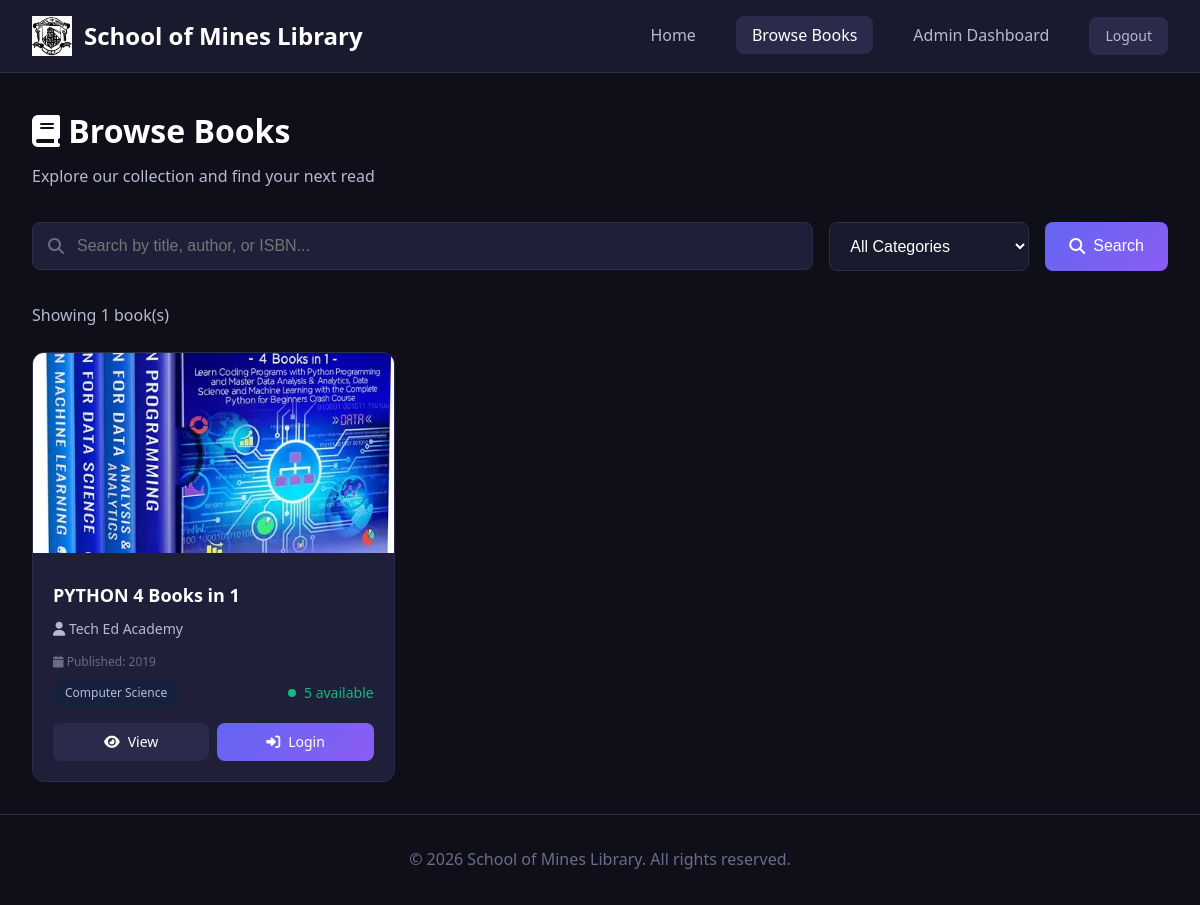
/books (signed in), run on the app's committed database.
### app.py (models this page shows)
class Book(db.Model):
    id = db.Column(db.Integer, primary_key=True)
    title = db.Column(db.String(200), nullable=False)
    author = db.Column(db.String(100), nullable=False)
    author_born_year = db.Column(db.Integer)
    author_died_year = db.Column(db.Integer)  # Optional - None if still alive
    book_published_year = db.Column(db.Integer)
    author_description= db.Column(db.Text)
    isbn = db.Column(db.String(50), unique=True, nullable=False)
    branch_category= db.Column(db.String(100), nullable=False)
    cover_image = db.Column(db.String(500))  # Store Cloudinary URL (up to 500 chars)
    total_copies = db.Column(db.Integer, default=1)
    available_copies = db.Column(db.Integer, default=1)
    created_at = db.Column(db.DateTime, default=datetime.utcnow)
    reservations = db.relationship('Reservation', backref='book', lazy=True)
    issued_books = db.relationship('IssuedBook', backref='book', lazy=True)

### app.py (the view)
@app.route('/books')
def book_search():
    search = request.args.get('search', '')
    category = request.args.get('category', '')
    query = Book.query
    if search:
        query = query.filter(
            (Book.title.ilike(f'%{search}%')) |
            (Book.author.ilike(f'%{search}%')) |
            (Book.isbn.ilike(f'%{search}%'))
        )
    if category:
        query = query.filter_by(branch_category=category)
    books = query.all()
    categories = ['Computer Science', 'Mechanical', 'Mining', 'Electrical and Electronics', 'Mathematics', 'General']
    return render_template('book_search.html', books=books, categories=categories, search=search, selected_category=category)

### app.py (called while the page is built)
@app.context_processor
def utility_processor():
    return {'now': datetime.utcnow}

### templates/book_search.html (shortened to what this page needs)
{% extends 'base.html' %}
{% block content %}
<main style="max-width: 1200px; margin: 0 auto; padding: 2rem;">
    <div class="page-header">
        <h1><i class="fas fa-book"></i> Browse Books</h1>
        <p>Explore our collection and find your next read</p>
    </div>
    <form method="GET" action="{{ url_for('book_search') }}">
        <div class="search-bar">
            <div class="search-input" style="flex: 2;">
                <i class="fas fa-search"></i>
                <input type="text" name="search" value="{{ search }}" placeholder="Search by title, author, or ISBN...">
            </div>
            <select name="category" class="form-control" style="max-width: 200px;">
                <option value="">All Categories</option>
            </select>
            <button type="submit" class="btn btn-primary">
                <i class="fas fa-search"></i> Search
            </button>
        </div>
    </form>
    <p style="color: var(--text-secondary); margin-bottom: 1.5rem;">
        Showing {{ books|length }} book(s)
    </p>
    {% if books %}
    <div class="books-grid">
        {% for book in books %}
        <div class="book-card fade-in">
            <a href="{{ url_for('book_detail', book_id=book.id) }}" style="text-decoration: none; color: inherit;">
                <img src="{{ url_for('static', filename='uploads/covers/' + book.cover_image) }}"
                     alt="{{ book.title }}"
                     class="book-cover"
                     onerror="this.src='https://via.placeholder.com/280x200/1a1a2e/6366f1?text={{ book.title|truncate(20) }}'">
            </a>
            <div class="book-info">
                <a href="{{ url_for('book_detail', book_id=book.id) }}" style="text-decoration: none; color: inherit;">
                    <h3 class="book-title">{{ book.title }}</h3>
                </a>
                <p class="book-author"><i class="fas fa-user"></i> {{ book.author }}</p>
                {% if book.book_published_year %}
                <p style="font-size: 0.75rem; color: var(--text-muted); margin-bottom: 0.5rem;">
                    <i class="fas fa-calendar"></i> Published: {{ book.book_published_year }}
                </p>
                {% endif %}
                <div class="book-meta">
                    <span class="book-category">{{ book.branch_category }}</span>
                    <span class="availability {{ 'available' if book.available_copies > 0 else 'unavailable' }}">
                        <span class="availability-dot"></span>
                        {{ book.available_copies }} available
                    </span>
                </div>
                <div style="margin-top: 1rem; display: flex; gap: 0.5rem;">
                    <a href="{{ url_for('book_detail', book_id=book.id) }}" class="btn btn-secondary btn-sm" style="flex: 1;">
                        <i class="fas fa-eye"></i> View
                    </a>
                    {% if session.get('student_id') %}
                        {% if book.available_copies > 0 %}
                            <form action="{{ url_for('reserve_book', book_id=book.id) }}" method="POST" style="flex: 1;">
                                <button type="submit" class="btn btn-primary btn-sm btn-block">
                                    <i class="fas fa-bookmark"></i> Reserve
                                </button>
                            </form>
                        {% else %}
                            <button class="btn btn-secondary btn-sm" disabled style="flex: 1;">
                                <i class="fas fa-times-circle"></i> Unavailable
                            </button>
                        {% endif %}
                    {% else %}
                        <a href="{{ url_for('student_login') }}" class="btn btn-primary btn-sm" style="flex: 1;">
                            <i class="fas fa-sign-in-alt"></i> Login
                        </a>
                    {% endif %}
                </div>
            </div>
        </div>
        {% endfor %}
    </div>
    {% endif %}
</main>
{% endblock %}

### static/css/style.css (style rules this page uses)
:root { --bg-primary: #0f0f1a; --bg-secondary: #1a1a2e; --bg-tertiary: #16213e; --bg-card: #1f1f3a; --bg-hover: #2a2a4a; --text-primary: #ffffff; --text-secondary: #b8b8d1; --text-muted: #6c6c8a; --accent-primary: #6366f1; --accent-secondary: #8b5cf6; --accent-gradient: linear-gradient(135deg, #6366f1, #8b5cf6); --success: #10b981; --warning: #f59e0b; --danger: #ef4444; --info: #3b82f6; --border-color: #2d2d4a; --shadow: 0 4px 6px -1px rgba(0, 0, 0, 0.3); --shadow-lg: 0 10px 15px -3px rgba(0, 0, 0, 0.4); --radius: 12px; --radius-sm: 8px; --transition: all 0.3s ease; }
* { margin: 0; padding: 0; box-sizing: border-box; }
body { font-family: 'Segoe UI', 'Inter', -apple-system, BlinkMacSystemFont, sans-serif; background: var(--bg-primary); color: var(--text-primary); line-height: 1.6; min-height: 100vh; }
a { color: var(--accent-primary); text-decoration: none; transition: var(--transition); }
.page-header { margin-bottom: 2rem; }
.page-header h1 { font-size: 2rem; font-weight: 700; margin-bottom: 0.5rem; }
.page-header p { color: var(--text-secondary); }
.form-control { width: 100%; padding: 0.875rem 1rem; background: var(--bg-secondary); border: 1px solid var(--border-color); border-radius: var(--radius-sm); color: var(--text-primary); font-size: 1rem; transition: var(--transition); }
.form-control::placeholder { color: var(--text-muted); }
select.form-control { cursor: pointer; }
.btn { display: inline-flex; align-items: center; justify-content: center; gap: 0.5rem; padding: 0.875rem 1.5rem; font-size: 1rem; font-weight: 500; border: none; border-radius: var(--radius-sm); cursor: pointer; transition: var(--transition); }
.btn-primary { background: var(--accent-gradient); color: white; }
.btn-secondary { background: var(--bg-hover); color: var(--text-primary); }
.btn-sm { padding: 0.5rem 1rem; font-size: 0.875rem; }
.books-grid { display: grid; grid-template-columns: repeat(auto-fill, minmax(280px, 1fr)); gap: 1.5rem; }
.book-card { background: var(--bg-card); border-radius: var(--radius); overflow: hidden; border: 1px solid var(--border-color); transition: var(--transition); }
.book-cover { width: 100%; height: 200px; object-fit: cover; background: var(--bg-tertiary); }
.book-info { padding: 1.25rem; }
.book-title { font-size: 1.125rem; font-weight: 600; margin-bottom: 0.5rem; display: -webkit-box; -webkit-line-clamp: 2; -webkit-box-orient: vertical; overflow: hidden; }
.book-author { color: var(--text-secondary); font-size: 0.875rem; margin-bottom: 0.75rem; }
.book-meta { display: flex; justify-content: space-between; align-items: center; }
.book-category { background: var(--bg-tertiary); padding: 0.25rem 0.75rem; border-radius: 20px; font-size: 0.75rem; color: var(--text-secondary); }
.availability { display: flex; align-items: center; gap: 0.5rem; font-size: 0.875rem; }
.availability.available { color: var(--success); }
.availability-dot { width: 8px; height: 8px; border-radius: 50%; background: currentColor; }
.search-bar { display: flex; gap: 1rem; margin-bottom: 2rem; }
.search-input { flex: 1; position: relative; }
.search-input i { position: absolute; left: 1rem; top: 50%; transform: translateY(-50%); color: var(--text-muted); }
.search-input input { width: 100%; padding: 0.875rem 1rem 0.875rem 2.75rem; background: var(--bg-card); border: 1px solid var(--border-color); border-radius: var(--radius-sm); color: var(--text-primary); font-size: 1rem; }
.fade-in { animation: fadeIn 0.3s ease; }

### data on the page
Book: cover_image (picture), title "PYTHON 4 Books in 1", author "Tech Ed Academy", book_published_year "2019", branch_category "Computer Science", available_copies "5"

### other printed values
{{ books|length }} "1"
